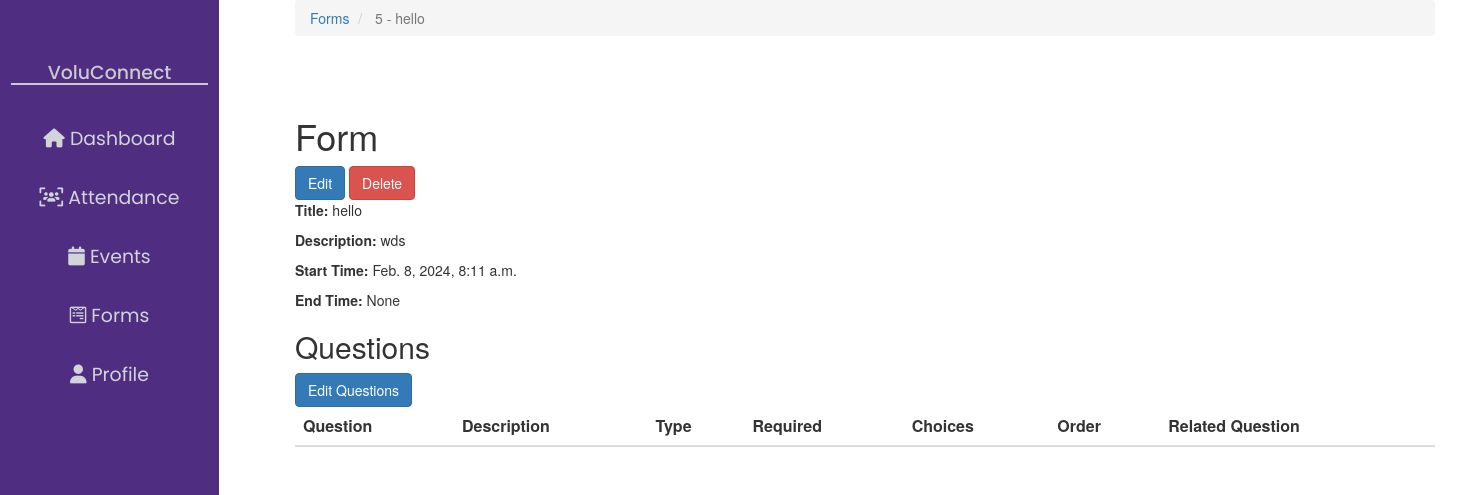
The page /form-creator/forms/5-hello/ (signed in) on the database as committed earlier.
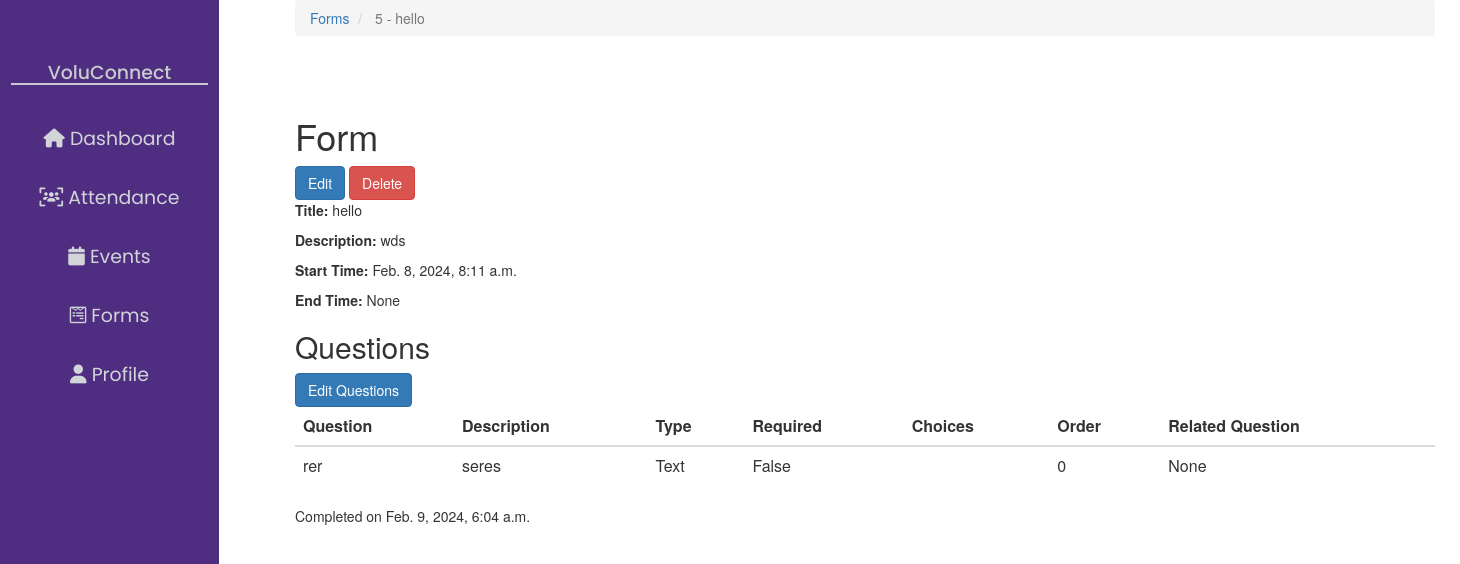
The same page on the database as committed later.
### form_creator/models.py (models this page shows, shortened)
class FormQuestion(models.Model):
    form = models.ForeignKey(
        Form,
        on_delete=models.CASCADE,
        related_name="questions",
    )
    field_type = models.CharField(
        max_length=32,
        choices=FieldTypeChoices.choices,
        default=FieldTypeChoices.TEXT,
    )
    question = models.CharField(max_length=150)
    description = models.TextField(blank=True, null=True)
    required = models.BooleanField(default=False)
    seq_no = models.IntegerField(
        default=0,
        verbose_name="Order No.",
        help_text="Order of the questions.",
    )
    choices = models.TextField(
        blank=True,
        null=True,
        help_text="Separate choices with a pipe (|).",
    )
    related_question = models.ForeignKey(
        "self",
        on_delete=models.CASCADE,
        blank=True,
        null=True,
        help_text="The question to use for the related question.",
    )
    class Meta:
        db_table = "fc_form_question"
        ordering = ["form", "seq_no"]
        unique_together = ["form", "question"]
    @property
    def choice_list(self) -> _t.List[str]:
        return (self.choices or "").split("|")

class FormResponder(models.Model):
    form = models.ForeignKey(
        Form,
        on_delete=models.CASCADE,
        related_name="responders",
    )
    created_dt = models.DateTimeField(auto_now_add=True)
    user = models.ForeignKey(User, on_delete=models.CASCADE, null=True)
    class Meta:
        db_table = "fc_form_responder"
        ordering = ["-created_dt"]
        unique_together = ["form", "user"]

### form_creator/views.py (the view)
class FormDetailView(FormBaseView, FormSingleItemMixin, DetailView):
    template_name = "form_creator/form_detail.html"

### form_creator/managers.py (called while the page is built)
    def get_queryset(self):
        return FormsQueryset(self.model, using=self._db)

### form_creator/models.py (called while the page is built)
    def __str__(self):
        return f"{self.id} - {self.title}"

    def can_edit(self, user: User, staff_can_edit: bool = True) -> bool:
        if not user or not user.is_authenticated:
            return False
        return any(
            [
                staff_can_edit and user.is_staff,
                user.username == self.owner.username,
                user in self.editors.all(),
            ]
        )

    def can_delete(self, user: User) -> bool:
        if not user or not user.is_authenticated:
            return False
        return any([user.is_staff, user.username == self.owner.username])

    def completed_by(self, user: User) -> _t.Optional["FormResponder"]:
        if not user or not user.is_authenticated:
            return None
        return self.responders.filter(user=user).first()

    def can_complete_form(self, user: User) -> bool:
        if not user or not user.is_authenticated:
            return False
        if not self.is_live():
            return False
        if self.can_edit(user, False):
            return False
        return not bool(self.completed_by(user))

### form_creator/templates/form_creator/form_detail.html (shortened to what this page needs)
{% extends 'base.html' %}
{% load crispy_forms_tags %}
{% block content %}
  <div class="sidenav">
    <h3>VoluConnect</h3>
    <a {% block nav_dashboard %}{% endblock %} href="{% url 'dashboard' %}">
        <span class="sidenav-text">Dashboard</span>
    </a>
    <a {% block nav_attendance %}{% endblock %} href="{% url 'attendance' %}">
        <span class="sidenav-text">Attendance</span>
    </a>
    <a {% block nav_events %}{% endblock %} href="{% url 'events' %}">
        <span class="sidenav-text">Events</span>
    </a>
    <a {% block nav_forms %}{% endblock %} href="{% url 'form_creator:form_list' %}">
        <span class="sidenav-text">Forms</span>
    </a>
    <a {% block nav_profile %}{% endblock %} href="{% url 'profile' %}">
        <span class="sidenav-text">Profile</span>
    </a>
  </div>
  <nav aria-label="breadcrumb">
    <ol class="breadcrumb">
      <li class="breadcrumb-item">
        <a href="{% url 'form_creator:form_list' %}">Forms</a>
      </li>
      <li class="breadcrumb-item active" aria-current="page">
        {{ form|truncatechars:20 }}
      </li>
    </ol>
  </nav>
  <div class="d-flex justify-content-between">
    <h1>Form</h1>
    <div class="d-flex align-items-center">
      {% if can_edit %}
        <a href="{{ form.get_edit_url }}" class="btn btn-primary">Edit</a>
      {% endif %}
      {% if can_delete %}
        <a href="{{ form.get_delete_url }}" class="btn btn-danger ml-2">
          Delete
        </a>
      {% endif %}
    </div>
  </div>
  <div>
    <p><strong>Title:</strong> {{ form.title }}</p>
    <p><strong>Description:</strong> {{ form.description }}</p>
    <p><strong>Start Time:</strong> {{ form.start_dt }}</p>
    <p><strong>End Time:</strong> {{ form.end_dt }}</p>
  </div>
  {% if can_edit %}
    {% include 'form_creator/_form_questions_table.html' %}
  {% endif %}
  {% if can_complete_form %}
    <a href="#" class="btn btn-primary">Start</a>
  {% elif completed_form %}
    <p class="text-black-50">Completed on {{ completed_form.created_dt }}</p>
  {% endif %}
{% endblock %}

### form_creator/templates/form_creator/_form_questions_table.html (shortened to what this page needs)
<div class="d-flex justify-content-between">
  <h2>Questions</h2>
  {% if can_edit %}
  <a href="{{ form.get_edit_questions_url }}" class="btn btn-primary mt-1 mb-4">
    Edit Questions
  </a>
  {% endif %}
</div>
  <div class="sidenav">
    <h3>VoluConnect</h3>
    <a {% block nav_dashboard %}{% endblock %} href="{% url 'dashboard' %}">
        <i class="fa fa-home"></i>
        <span class="sidenav-text">Dashboard</span>
    </a>
    <a {% block nav_attendance %}{% endblock %} href="{% url 'attendance' %}">
        <i class="fa fa-users-viewfinder"></i>
        <span class="sidenav-text">Attendance</span>
    </a>
    <a {% block nav_events %}{% endblock %} href="{% url 'events' %}">
        <i class="fa fa-calendar"></i>
        <span class="sidenav-text">Events</span>
    </a>
    <a {% block nav_forms %}{% endblock %} href="{% url 'form_creator:form_list' %}">
        <i class="fa-brands fa-wpforms"></i>
        <span class="sidenav-text">Forms</span>
    </a>
    <a {% block nav_profile %}{% endblock %} href="{% url 'profile' %}">
        <i class="fa fa-user"></i>
        <span class="sidenav-text">Profile</span>
    </a>
  </div>
<table class="table">
  <thead>
    <tr>
      <th>Question</th>
      <th>Description</th>
      <th>Type</th>
      <th>Required</th>
      <th>Choices</th>
      <th>Order</th>
      <th>Related Question</th>
    </tr>
  </thead>
  <tbody>
    {% for question in form.questions.all %}
    <tr>
      <td>{{ question.question }}</td>
      <td>{{ question.description|truncatechars:25 }}</td>
      <td>{{ question.get_field_type_display }}</td>
      <td>{{ question.required }}</td>
      <td>{{ question.choice_list|join:", " }}</td>
      <td>{{ question.seq_no }}</td>
      <td>{{ question.related_question }}</td>
    </tr>
    {% endfor %}
  </tbody>
</table>

Rows that differ between the two databases and show on the page:
added FormQuestion: question "rer", description "seres", field_type "Text", required "False", seq_no "0", related_question "None"
added FormResponder: created_dt "Feb. 9, 2024, 6:04 a.m."
Other text that changed with them:
text now shown: "Completed on"
